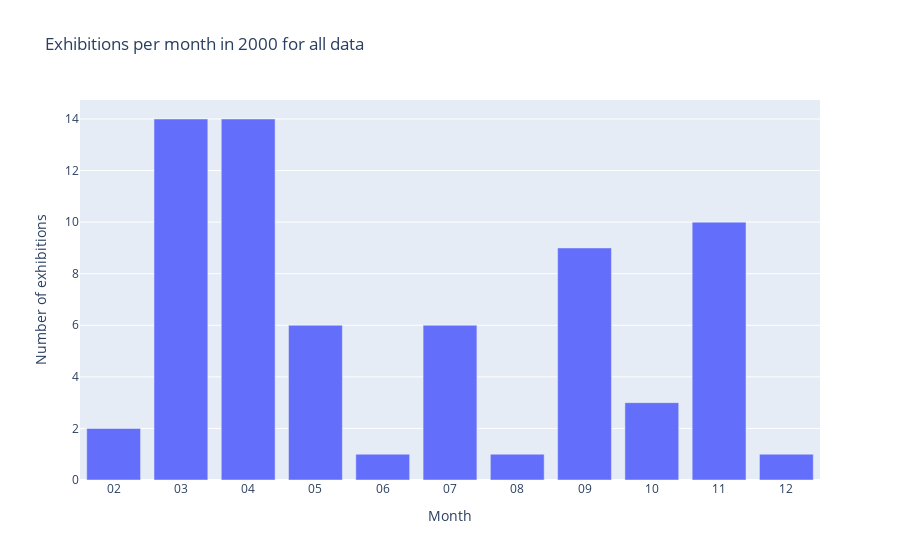

Source (notebook cell):
### Code cell
def display_graph_month(selected_year):
    number_ex_by_month = {}
    
    # open event summary file
    with open(os.path.join(output_activity_dir,  data_file), 'r') as json_file:
        data = json.load(json_file)

    # iterate over events
        for event in data.get("events"):
        # get start date for event
            start = event.get("start").split("T")[0]
        # get start year for event
            year = start.split("-")[0]
            month = start.split("-")[1]

            if (year == selected_year):
                if month in number_ex_by_month:
                    number_ex_by_month[month] += 1
                else:
                    number_ex_by_month[month] = 1
    
        number_ex_by_month = SortedDict(number_ex_by_month)
        x_values = number_ex_by_month.keys()
        y_values = number_ex_by_month.values()

        if bool(number_ex_by_month) == False:
            print("")
            return 
        fig = px.bar(x=x_values, y=y_values, 
        labels={"x": "Month", "y": "Number of exhibitions"},
        title="Exhibitions per month in " + selected_year + " for " + exhibition_data_type + " data" 
        )

        fig.show()




display_graph_month(str(selected_year))

### Figure 1 — Plotly figure (JSON) as saved in the notebook; plotly's stock layout.template omitted (floating-point values rounded to 4 significant figures)
{"data": [{"alignmentgroup": "True", "hovertemplate": "Month=%{x}<br>Number of exhibitions=%{y}<extra></extra>", "legendgroup": "", "marker": {"color": "#636efa", "pattern": {"shape": ""}}, "name": "", "offsetgroup": "", "orientation": "v", "showlegend": false, "textposition": "auto", "type": "bar", "x": ["02", "03", "04", "05", "06", "07", "08", "09", "10", "11", "12"], "xaxis": "x", "y": [2, 14, 14, 6, 1, 6, 1, 9, 3, 10, 1], "yaxis": "y"}], "layout": {"barmode": "relative", "legend": {"tracegroupgap": 0}, "title": {"text": "Exhibitions per month in 2000 for all data"}, "xaxis": {"anchor": "y", "domain": [0, 1], "title": {"text": "Month"}}, "yaxis": {"anchor": "x", "domain": [0, 1], "title": {"text": "Number of exhibitions"}}}}
